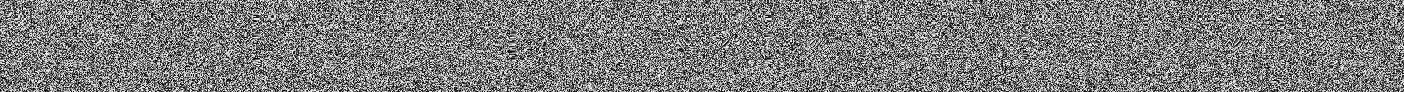
#> input picture ctf/asis-ctf/enc.png, 1404 x 92 px
$ python decomp.py
#> lines starting #> are read from the running program, lines starting #| are printed output that depends on the picture
#!/usr/bin/env python

# ASIS-CTF Random Image problem

import Image
import random

def get_color(x, y, r):
	n = (pow(x, 3) + pow(y, 3)) ^ r
	return (n ^ ((n >> 8) << 8 ))


flag_img = Image.open("enc.png")
#> flag_img is the input picture: PIL image 1404x92 L; min 0, max 255, mean 124.9
im = flag_img.load()

enc_img = Image.new(flag_img.mode, flag_img.size)
#> enc_img: PIL image 1404x92 L; every value is 0
enpix = enc_img.load()

for x in range(flag_img.size[0]):
	for y in range(flag_img.size[1]):
		#if im[x,y] < 250 :
		enpix[x,y] = get_color(x,y,im[x,y])


enc_img.save('deber'+'.png');
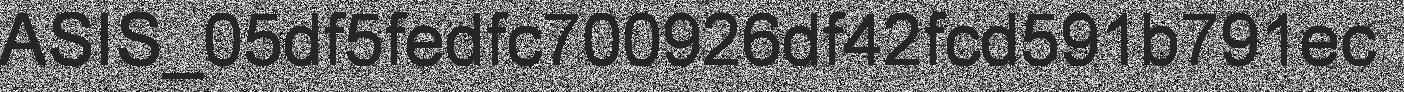
#> saved as deber.png: PIL image 1404x92 L; min 0, max 255, mean 108.8
